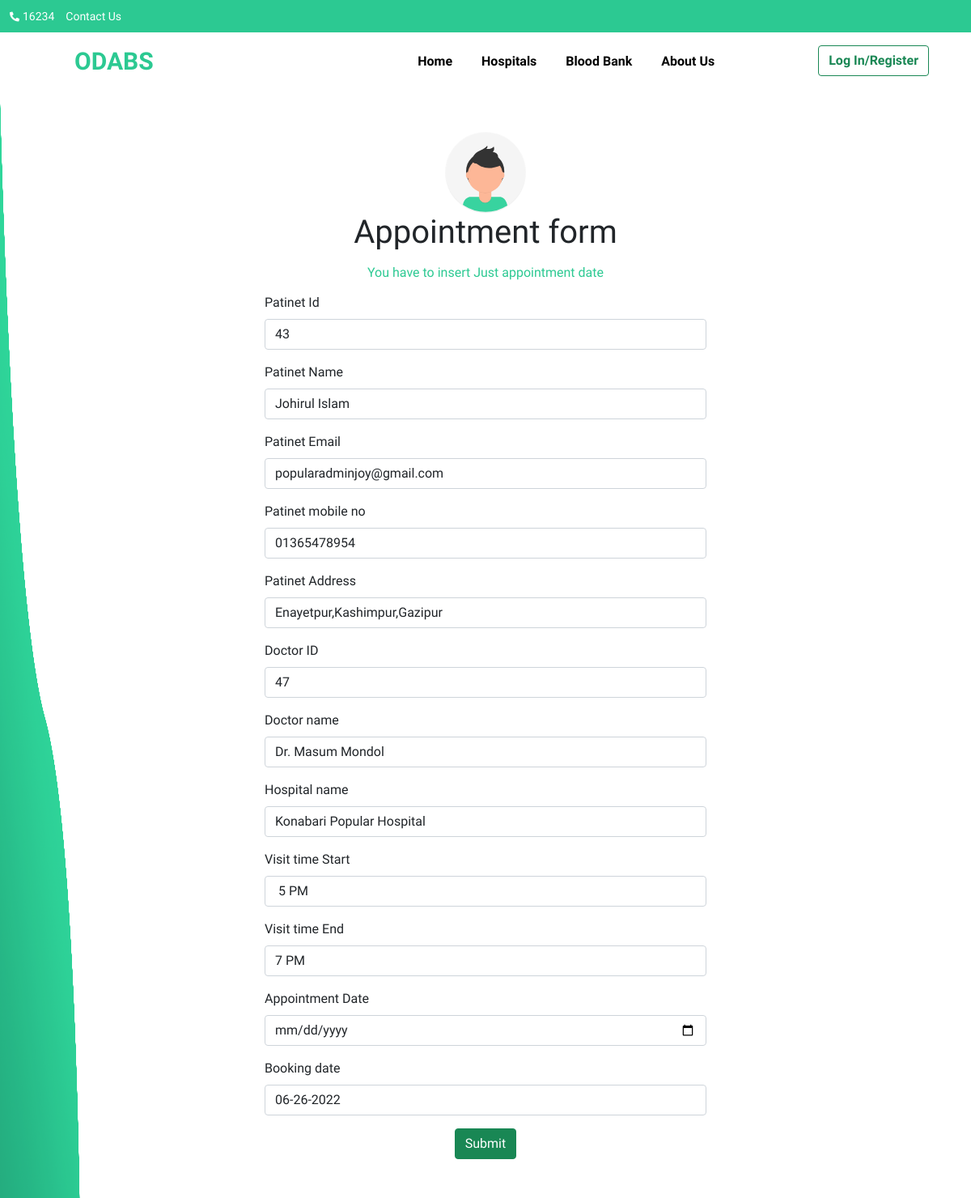
Screenshot of /login/book_appointment_form.php?id=47 (signed in) with the database file from the repository.
### tables this page shows
CREATE TABLE `testusers` (
  `id` int(255) NOT NULL,
  `name` varchar(255) NOT NULL,
  `email` varchar(255) NOT NULL,
  `password` varchar(255) NOT NULL,
  `cpassword` varchar(255) NOT NULL,
  `mobile` varchar(255) NOT NULL,
  `address` varchar(255) NOT NULL,
  `role` varchar(255) NOT NULL,
  `hospital` varchar(255) NOT NULL,
  `image` varchar(255) NOT NULL,
  `speciality` varchar(255) NOT NULL,
  `Degrees` varchar(255) NOT NULL,
  `visit` varchar(255) NOT NULL,
  `startday` varchar(255) NOT NULL,
  `endday` varchar(255) NOT NULL,
  `starttime` varchar(255) NOT NULL,
  `endtime` varchar(255) NOT NULL
);

### login/book_appointment_form.php (the view, shortened to what this page needs)
<?php
    include "../functions.php";
    $pid = $_SESSION['id'];
    $pemail = $_SESSION['email'];
    $doc_id = $_GET['id'];
    $query = "select * from testusers where email = '$pemail'";
    $result = mysqli_query($link,$query);
    while($row =mysqli_fetch_assoc($result)){
        $pname = $row['name'];
        $pmobile = $row['mobile'];
        $paddress = $row['address'];
    }
    $doc_query = "select * from testusers where id = '$doc_id'";
    $doc_result = mysqli_query($link,$doc_query);
    while($doc_row =mysqli_fetch_assoc($doc_result)){
        $doc_id = $doc_row['id'];
        $doc_name = $doc_row['name'];
        $doc_hospital = $doc_row['hospital'];
        $doc_starttime = $doc_row['starttime'];
        $doc_endtime = $doc_row['endtime'];
    }
?>
<!doctype html>
<html lang="en">
<head>
    <link rel="stylesheet" href="../css/style.css">
    <link href="https://cdn.jsdelivr.net/npm/bootstrap@5.1.3/dist/css/bootstrap.min.css" rel="stylesheet"
>
    <link rel="stylesheet" href="https://pro.fontawesome.com/releases/v5.10.0/css/all.css"
 />
    <link rel="stylesheet" href="../css/style.css">
    <link rel="stylesheet" href="../css/userregistation.css">
</head>
<body>
    <section id="nav-bar">
        <div class="head container-fluid ">
            <p class=""> <i class="fas fa-phone-alt" style="color: white;font-size:12px;line-height:40px;"></i> <a
                    href="">16234</a> </p>
            <p class=""> <a href="">Contact Us</a> </p>
        </div>
        <nav class="navbar navbar-expand-lg navbar-light ">
            <div class="container">
                <a class="navbar-brand" href="../index.php">ODABS</a>
                <div class="collapse navbar-collapse" id="navbarNav">
                    <ul class="navbar-nav ms-auto">
                        <li class="nav-item">
                            <a class="nav-link " href="../index.php">Home</a>
                        </li>
                        <li class="nav-item">
                            <a class="nav-link" href="../hospital.php">Hospitals</a>
                        </li>
                        <li class="nav-item">
                            <a class="nav-link" href="../bloodbank.php">Blood Bank</a>
                        </li>
                        <li class="nav-item">
                            <a class="nav-link " href="../aboutus.php">About Us</a>
                        </li>
                        <div style="margin-left:100px;">
                            <li class="nav-item">
                                <a href="login.php"><button class="btn btn-outline-success"><b>Log
                                            In/Register</b></button></a>
                            </li>
                        </div>
                    </ul>
                </div>
            </div>
        </nav>
    </section>
    <section>
        <img class="wave" src="../img/wave.png">
    </section>
    <div class="container">
        <div class="row mt-1 mb-5">
            <div class="col-3"></div>
            <div class="col-6 pt-5">
                <center>
                    <img src="../img/avatar.svg" alt="" width="100px">
                </center>
                <h1 class="text-center">Appointment form</h1>
               <center> <h6 class="my-3" style="color:#2CC992">You have to insert Just appointment date</h6></center>
                <form action="../database/submit_appointment_form.php" method="post">
                   <div class="mb-3">
                        <label for="" class="form-label">Patinet Id</label>
                        <input type="text" class="form-control" name="pid" value="<?php echo "$pid";?>">
                    </div>
                    <div class="mb-3">
                        <label for="" class="form-label">Patinet Name</label>
                        <input type="text" class="form-control" name="pname" value="<?php echo "$pname";?>">
                    </div>
                    <div class="mb-3">
                        <label for="" class="form-label">Patinet Email</label>
                        <input type="email" class="form-control" name="pemail" value="<?php echo "$pemail";?>">
                    </div>
                    <div class="mb-3">
                        <label for="" class="form-label">Patinet mobile no</label>
                        <input type="text" class="form-control" name="pmobile" value="<?php echo "$pmobile";?>">
                    </div>
                    <div class="mb-3">
                        <label for="" class="form-label">Patinet Address</label>
                        <input type="text" class="form-control" name="paddress" value="<?php echo "$paddress";?>">
                    </div>
                    <div class="mb-3">
                        <label for="" class="form-label">Doctor ID</label>
                        <input type="text" class="form-control" name="docid" value="<?php echo "$doc_id";?>">
                    </div>
                    <div class="mb-3">
                        <label for="" class="form-label">Doctor name</label>
                        <input type="text" class="form-control" name="docname" value="<?php echo "$doc_name";?>">
                    </div>
                    <div class="mb-3">
                        <label for="" class="form-label">Hospital name</label>
                        <input type="text" class="form-control" name="apphospital" value="<?php echo "$doc_hospital";?>">
                    </div>
                    <div class="mb-3">
                        <label for="" class="form-label">Visit time Start </label>
                        <input type="text" class="form-control" name="appstarttime" value=" <?php echo "$doc_starttime";?>">
                    </div>
                    <div class="mb-3">
                        <label for="" class="form-label">Visit time End</label>
                        <input type="text" class="form-control" name="appendtime" value="<?php echo "$doc_endtime";?>">
                    </div>
                    <div class="mb-3">
                        <label for="" class="form-label">Appointment Date</label>
                        <input type="date" class="form-control" name="appdate" value="">
                    </div>
                    <div class="mb-3">
                        <label for="" class="form-label">Booking date</label>
                        <input type="text" class="form-control" name="appbdate" value="<?php echo "".date("m-d-Y"); ?>">
                    </div>
                    <div class="text-center">
                        <input type="submit" class="btn btn-success" name="submit">
                    </div>
                </form>
            </div>
            <div class="col-3"></div>
        </div>
    </div>
</body>
</html>

### css/style.css (style rules this page uses)
* { padding: 0; margin: 0; box-sizing: border-box; }
body { font-family: 'Andada Pro', serif; }
.head { height: 40px; background-color: #2CC992; }
.head p { line-height: 40px; margin-right: 10px; display: inline-block; }
.head a { text-decoration: none; color: white; font-size: 14px; }
#nav-bar { position: sticky !important; top: 0; z-index: 10; }
.navbar { background-color: white; }
.navbar-brand { font-size: 30px !important; color:#2CC992 !important; font-weight: 800; padding-left: 50px; }
.navbar-nav li { padding: 0 10px; }
.navbar-nav li a { color: black !important; font-weight: 600; text-transform: capitalize; float: right; text-align: left; }

### css/userregistation.css (style rules this page uses)
.wave { position: fixed; height: 100%; top:110px; left:0; bottom: 0; z-index: -1; }
img { width: 100px; }

### rows the page displays
testusers: pname "Johirul Islam", pmobile "01365478954", paddress "Enayetpur,Kashimpur,Gazipur"
testusers: docid "47", docname "Dr. Masum Mondol", apphospital "Konabari Popular Hospital", appstarttime "5 PM", appendtime "7 PM"
